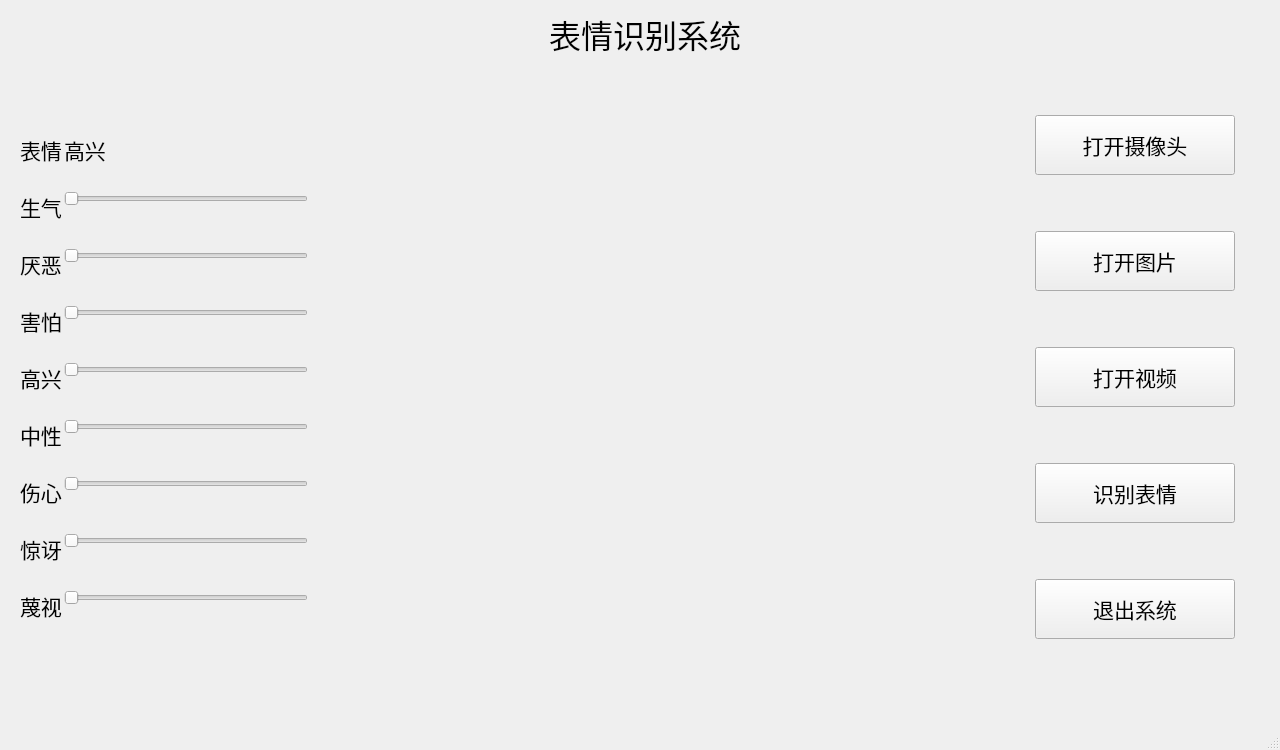
<?xml version="1.0" encoding="UTF-8"?>
<ui version="4.0">
 <class>FER_window</class>
 <widget class="QMainWindow" name="FER_window">
  <property name="geometry">
   <rect>
    <x>0</x>
    <y>0</y>
    <width>1280</width>
    <height>750</height>
   </rect>
  </property>
  <property name="minimumSize">
   <size>
    <width>1280</width>
    <height>750</height>
   </size>
  </property>
  <property name="maximumSize">
   <size>
    <width>1280</width>
    <height>750</height>
   </size>
  </property>
  <property name="cursor">
   <cursorShape>ArrowCursor</cursorShape>
  </property>
  <property name="windowTitle">
   <string>人脸表情识别系统</string>
  </property>
  <property name="styleSheet">
   <string notr="true"/>
  </property>
  <widget class="QWidget" name="centralwidget">
   <widget class="QWidget" name="verticalLayoutWidget">
    <property name="geometry">
     <rect>
      <x>0</x>
      <y>0</y>
      <width>1290</width>
      <height>692</height>
     </rect>
    </property>
    <layout class="QVBoxLayout" name="verticalLayout">
     <property name="topMargin">
      <number>10</number>
     </property>
     <item>
      <widget class="QLabel" name="label_11">
       <property name="maximumSize">
        <size>
         <width>16777215</width>
         <height>70</height>
        </size>
       </property>
       <property name="font">
        <font>
         <pointsize>24</pointsize>
        </font>
       </property>
       <property name="layoutDirection">
        <enum>Qt::LeftToRight</enum>
       </property>
       <property name="text">
        <string>表情识别系统</string>
       </property>
       <property name="alignment">
        <set>Qt::AlignCenter</set>
       </property>
       <property name="margin">
        <number>0</number>
       </property>
      </widget>
     </item>
     <item>
      <layout class="QHBoxLayout" name="horizontalLayout">
       <item>
        <layout class="QFormLayout" name="formLayout_2">
         <property name="sizeConstraint">
          <enum>QLayout::SetMinAndMaxSize</enum>
         </property>
         <property name="fieldGrowthPolicy">
          <enum>QFormLayout::ExpandingFieldsGrow</enum>
         </property>
         <property name="labelAlignment">
          <set>Qt::AlignCenter</set>
         </property>
         <property name="formAlignment">
          <set>Qt::AlignCenter</set>
         </property>
         <property name="horizontalSpacing">
          <number>2</number>
         </property>
         <property name="verticalSpacing">
          <number>25</number>
         </property>
         <property name="leftMargin">
          <number>20</number>
         </property>
         <property name="topMargin">
          <number>0</number>
         </property>
         <property name="rightMargin">
          <number>20</number>
         </property>
         <property name="bottomMargin">
          <number>0</number>
         </property>
         <item row="0" column="0">
          <widget class="QLabel" name="label">
           <property name="font">
            <font>
             <pointsize>16</pointsize>
            </font>
           </property>
           <property name="text">
            <string>表情</string>
           </property>
          </widget>
         </item>
         <item row="2" column="0">
          <widget class="QLabel" name="label_2">
           <property name="font">
            <font>
             <pointsize>16</pointsize>
            </font>
           </property>
           <property name="text">
            <string>厌恶</string>
           </property>
          </widget>
         </item>
         <item row="1" column="0">
          <widget class="QLabel" name="label_3">
           <property name="font">
            <font>
             <pointsize>16</pointsize>
            </font>
           </property>
           <property name="text">
            <string>生气</string>
           </property>
          </widget>
         </item>
         <item row="3" column="0">
          <widget class="QLabel" name="label_4">
           <property name="font">
            <font>
             <pointsize>16</pointsize>
            </font>
           </property>
           <property name="text">
            <string>害怕</string>
           </property>
          </widget>
         </item>
         <item row="4" column="0">
          <widget class="QLabel" name="label_5">
           <property name="font">
            <font>
             <pointsize>16</pointsize>
            </font>
           </property>
           <property name="text">
            <string>高兴</string>
           </property>
          </widget>
         </item>
         <item row="5" column="0">
          <widget class="QLabel" name="label_6">
           <property name="font">
            <font>
             <pointsize>16</pointsize>
            </font>
           </property>
           <property name="text">
            <string>中性</string>
           </property>
          </widget>
         </item>
         <item row="6" column="0">
          <widget class="QLabel" name="label_7">
           <property name="font">
            <font>
             <pointsize>16</pointsize>
            </font>
           </property>
           <property name="text">
            <string>伤心</string>
           </property>
          </widget>
         </item>
         <item row="7" column="0">
          <widget class="QLabel" name="label_8">
           <property name="font">
            <font>
             <pointsize>16</pointsize>
            </font>
           </property>
           <property name="text">
            <string>惊讶</string>
           </property>
          </widget>
         </item>
         <item row="0" column="1">
          <widget class="QLabel" name="label_9">
           <property name="font">
            <font>
             <pointsize>16</pointsize>
            </font>
           </property>
           <property name="text">
            <string>高兴</string>
           </property>
          </widget>
         </item>
         <item row="1" column="1">
          <widget class="QSlider" name="horizontalSlider">
           <property name="orientation">
            <enum>Qt::Horizontal</enum>
           </property>
          </widget>
         </item>
         <item row="2" column="1">
          <widget class="QSlider" name="horizontalSlider_2">
           <property name="orientation">
            <enum>Qt::Horizontal</enum>
           </property>
          </widget>
         </item>
         <item row="3" column="1">
          <widget class="QSlider" name="horizontalSlider_3">
           <property name="orientation">
            <enum>Qt::Horizontal</enum>
           </property>
          </widget>
         </item>
         <item row="4" column="1">
          <widget class="QSlider" name="horizontalSlider_4">
           <property name="orientation">
            <enum>Qt::Horizontal</enum>
           </property>
          </widget>
         </item>
         <item row="5" column="1">
          <widget class="QSlider" name="horizontalSlider_5">
           <property name="orientation">
            <enum>Qt::Horizontal</enum>
           </property>
          </widget>
         </item>
         <item row="6" column="1">
          <widget class="QSlider" name="horizontalSlider_6">
           <property name="orientation">
            <enum>Qt::Horizontal</enum>
           </property>
          </widget>
         </item>
         <item row="7" column="1">
          <widget class="QSlider" name="horizontalSlider_7">
           <property name="orientation">
            <enum>Qt::Horizontal</enum>
           </property>
          </widget>
         </item>
         <item row="8" column="0">
          <widget class="QLabel" name="label_10">
           <property name="font">
            <font>
             <pointsize>16</pointsize>
            </font>
           </property>
           <property name="text">
            <string>蔑视</string>
           </property>
          </widget>
         </item>
         <item row="8" column="1">
          <widget class="QSlider" name="horizontalSlider_8">
           <property name="orientation">
            <enum>Qt::Horizontal</enum>
           </property>
          </widget>
         </item>
        </layout>
       </item>
       <item>
        <widget class="QLabel" name="lab_frame">
         <property name="enabled">
          <bool>true</bool>
         </property>
         <property name="minimumSize">
          <size>
           <width>640</width>
           <height>640</height>
          </size>
         </property>
         <property name="maximumSize">
          <size>
           <width>640</width>
           <height>640</height>
          </size>
         </property>
         <property name="font">
          <font>
           <pointsize>24</pointsize>
           <weight>50</weight>
           <bold>false</bold>
          </font>
         </property>
         <property name="toolTip">
          <string/>
         </property>
         <property name="text">
          <string/>
         </property>
         <property name="textFormat">
          <enum>Qt::RichText</enum>
         </property>
         <property name="alignment">
          <set>Qt::AlignCenter</set>
         </property>
        </widget>
       </item>
       <item>
        <layout class="QVBoxLayout" name="ButtonLayout">
         <property name="spacing">
          <number>5</number>
         </property>
         <property name="leftMargin">
          <number>55</number>
         </property>
         <property name="topMargin">
          <number>0</number>
         </property>
         <property name="rightMargin">
          <number>55</number>
         </property>
         <item alignment="Qt::AlignHCenter">
          <widget class="QPushButton" name="btn_openCamera">
           <property name="minimumSize">
            <size>
             <width>200</width>
             <height>0</height>
            </size>
           </property>
           <property name="maximumSize">
            <size>
             <width>200</width>
             <height>60</height>
            </size>
           </property>
           <property name="font">
            <font>
             <pointsize>16</pointsize>
             <weight>50</weight>
             <bold>false</bold>
            </font>
           </property>
           <property name="text">
            <string>打开摄像头</string>
           </property>
          </widget>
         </item>
         <item alignment="Qt::AlignHCenter">
          <widget class="QPushButton" name="btn_openimage">
           <property name="minimumSize">
            <size>
             <width>200</width>
             <height>0</height>
            </size>
           </property>
           <property name="maximumSize">
            <size>
             <width>200</width>
             <height>60</height>
            </size>
           </property>
           <property name="font">
            <font>
             <pointsize>16</pointsize>
             <weight>50</weight>
             <bold>false</bold>
            </font>
           </property>
           <property name="text">
            <string>打开图片</string>
           </property>
          </widget>
         </item>
         <item alignment="Qt::AlignHCenter">
          <widget class="QPushButton" name="btn_openvideo">
           <property name="minimumSize">
            <size>
             <width>200</width>
             <height>0</height>
            </size>
           </property>
           <property name="maximumSize">
            <size>
             <width>200</width>
             <height>60</height>
            </size>
           </property>
           <property name="font">
            <font>
             <pointsize>16</pointsize>
             <weight>50</weight>
             <bold>false</bold>
            </font>
           </property>
           <property name="text">
            <string>打开视频</string>
           </property>
          </widget>
         </item>
         <item alignment="Qt::AlignHCenter">
          <widget class="QPushButton" name="btn_recognition">
           <property name="minimumSize">
            <size>
             <width>200</width>
             <height>60</height>
            </size>
           </property>
           <property name="maximumSize">
            <size>
             <width>200</width>
             <height>60</height>
            </size>
           </property>
           <property name="font">
            <font>
             <pointsize>16</pointsize>
             <weight>50</weight>
             <bold>false</bold>
            </font>
           </property>
           <property name="text">
            <string>识别表情</string>
           </property>
          </widget>
         </item>
         <item alignment="Qt::AlignHCenter">
          <widget class="QPushButton" name="btn_exitsystem">
           <property name="minimumSize">
            <size>
             <width>200</width>
             <height>0</height>
            </size>
           </property>
           <property name="maximumSize">
            <size>
             <width>200</width>
             <height>60</height>
            </size>
           </property>
           <property name="font">
            <font>
             <pointsize>16</pointsize>
             <weight>50</weight>
             <bold>false</bold>
            </font>
           </property>
           <property name="styleSheet">
            <string notr="true"/>
           </property>
           <property name="text">
            <string>退出系统</string>
           </property>
          </widget>
         </item>
        </layout>
       </item>
      </layout>
     </item>
    </layout>
   </widget>
  </widget>
  <widget class="QMenuBar" name="menubar">
   <property name="geometry">
    <rect>
     <x>0</x>
     <y>0</y>
     <width>1280</width>
     <height>23</height>
    </rect>
   </property>
  </widget>
  <widget class="QStatusBar" name="statusbar"/>
 </widget>
 <resources/>
 <connections/>
</ui>
